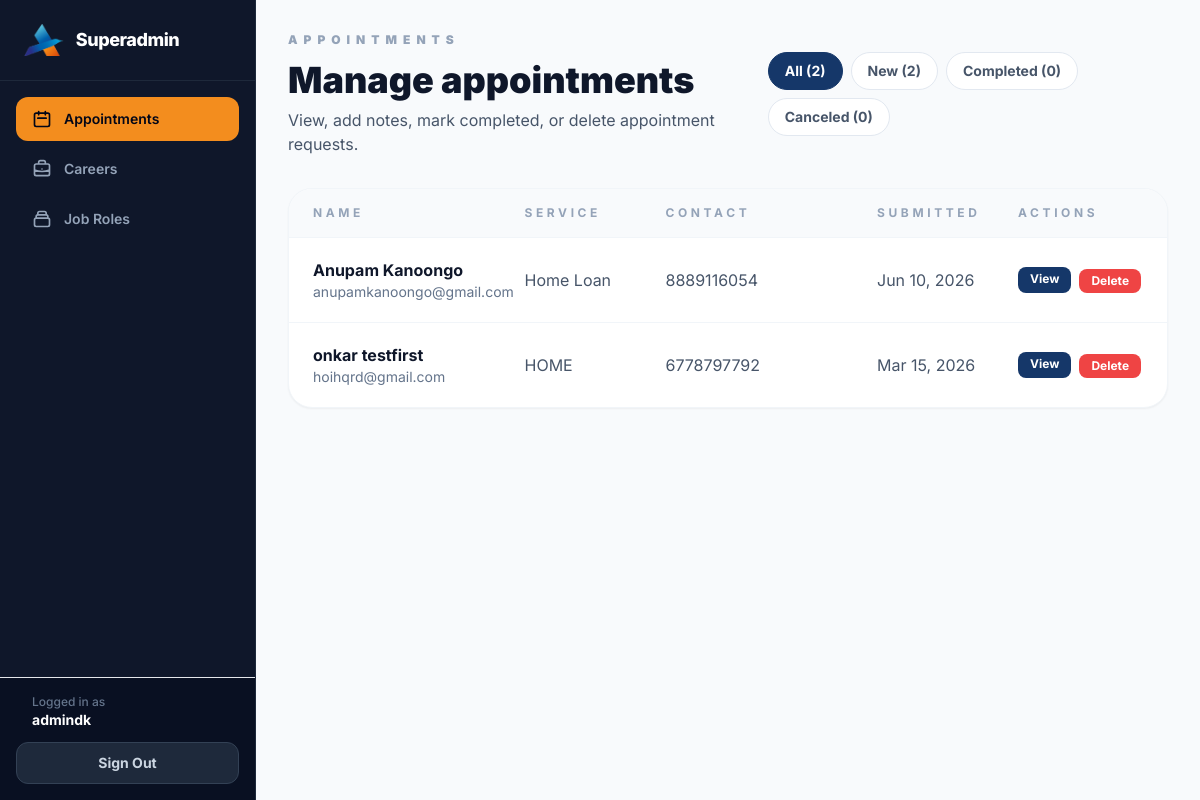
/superadmin/appointments/ (signed in), run on the app's committed database.
### leads/models.py (models this page shows, shortened)
class Appointment(models.Model):
    SERVICE_CHOICES = [
        ('WEALTH', 'Goal based Wealth creation solutions'),
        ('TERM', 'Term Insurance'),
        ('HEALTH', 'Health Insurance'),
        ('LOANS', 'Loans & Credit Solutions'),
        ('LEGACY', 'Legacy Planning'),
    ]
    full_name = models.CharField(max_length=100)
    email = models.EmailField()
    phone = models.CharField(max_length=15)
    service = models.CharField(max_length=50, choices=SERVICE_CHOICES)
    message = models.TextField(blank=True)
    STATUS_NEW = 'NEW'
    STATUS_COMPLETED = 'COMPLETED'
    STATUS_CANCELED = 'CANCELED'
    STATUS_CHOICES = [
        (STATUS_NEW, 'New'),
        (STATUS_COMPLETED, 'Completed'),
        (STATUS_CANCELED, 'Canceled'),
    ]
    status = models.CharField(max_length=12, choices=STATUS_CHOICES, default=STATUS_NEW)
    note = models.TextField(blank=True)
    reviewed_at = models.DateTimeField(blank=True, null=True)
    created_at = models.DateTimeField(auto_now_add=True) # Kab book kiya

### leads/views.py (the view)
# urls.py: path('superadmin/appointments/', views.appointments_list, name='appointments_list'),
@login_required(login_url='applications_login')
def appointments_list(request):
    status = request.GET.get('status', 'all')
    appointments = Appointment.objects.all().order_by('-created_at')
    if status != 'all':
        appointments = appointments.filter(status=status)
    status_counts = {
        'all': Appointment.objects.count(),
        Appointment.STATUS_NEW: Appointment.objects.filter(status=Appointment.STATUS_NEW).count(),
        Appointment.STATUS_COMPLETED: Appointment.objects.filter(status=Appointment.STATUS_COMPLETED).count(),
        Appointment.STATUS_CANCELED: Appointment.objects.filter(status=Appointment.STATUS_CANCELED).count(),
    }
    return render(request, 'leads/appointments_list.html', {'appointments': appointments, 'status': status, 'status_counts': status_counts})

### templates/leads/appointments_list.html
{% extends 'leads/superadmin_base.html' %}
{% block superadmin_content %}
<div class="flex items-center justify-between gap-6">
    <div>
        <p class="text-xs font-black uppercase tracking-[0.5em] text-slate-400">Appointments</p>
        <h1 class="text-3xl md:text-4xl font-black text-slate-900 mt-3">Manage appointments</h1>
        <p class="text-slate-600 mt-2">View, add notes, mark completed, or delete appointment requests.</p>
    </div>
    <div class="flex flex-wrap gap-2">
        <a href="?status=all" class="px-4 py-2 rounded-full text-sm font-bold border {% if status == 'all' %}bg-brand-navy text-white border-brand-navy{% else %}bg-white border-slate-200 text-slate-600{% endif %}">All ({{ status_counts.all }})</a>
        <a href="?status=NEW" class="px-4 py-2 rounded-full text-sm font-bold border {% if status == 'NEW' %}bg-brand-navy text-white border-brand-navy{% else %}bg-white border-slate-200 text-slate-600{% endif %}">New ({{ status_counts.NEW }})</a>
        <a href="?status=COMPLETED" class="px-4 py-2 rounded-full text-sm font-bold border {% if status == 'COMPLETED' %}bg-brand-navy text-white border-brand-navy{% else %}bg-white border-slate-200 text-slate-600{% endif %}">Completed ({{ status_counts.COMPLETED }})</a>
        <a href="?status=CANCELED" class="px-4 py-2 rounded-full text-sm font-bold border {% if status == 'CANCELED' %}bg-brand-navy text-white border-brand-navy{% else %}bg-white border-slate-200 text-slate-600{% endif %}">Canceled ({{ status_counts.CANCELED }})</a>
    </div>
</div>
<div class="mt-8 bg-white border border-slate-100 rounded-3xl shadow-sm overflow-hidden">
    <div class="grid grid-cols-12 gap-4 px-6 py-4 text-xs font-bold uppercase tracking-[0.3em] text-slate-400 bg-slate-50">
        <div class="col-span-3">Name</div>
        <div class="col-span-2">Service</div>
        <div class="col-span-3">Contact</div>
        <div class="col-span-2">Submitted</div>
        <div class="col-span-2">Actions</div>
    </div>
    {% if appointments %}
        {% for appt in appointments %}
        <div class="grid grid-cols-12 gap-4 px-6 py-5 border-t border-slate-100 hover:bg-slate-50 transition-all items-center">
            <a href="{% url 'appointment_detail' appt.pk %}" class="col-span-3 hover:text-brand-yellow">
                <div class="font-bold text-slate-900">{{ appt.full_name }}</div>
                <div class="text-sm text-slate-500">{{ appt.email }}</div>
            </a>
            <div class="col-span-2 text-slate-600">{{ appt.get_service_display }}</div>
            <div class="col-span-3 text-slate-600">{{ appt.phone }}</div>
            <div class="col-span-2 text-slate-600">{{ appt.created_at|date:"M d, Y" }}</div>
            <div class="col-span-2 flex gap-2">
                <a href="{% url 'appointment_detail' appt.pk %}" class="px-3 py-1 text-xs font-bold bg-brand-navy text-white rounded-lg hover:bg-brand-yellow transition-all">View</a>
                <form method="post" action="{% url 'appointment_delete' appt.pk %}" style="display:inline;" onsubmit="return confirm('Delete this appointment?');">{% csrf_token %}
                    <button type="submit" class="px-3 py-1 text-xs font-bold bg-red-500 text-white rounded-lg hover:bg-red-700 transition-all">Delete</button>
                </form>
            </div>
        </div>
        {% endfor %}
    {% else %}
        <div class="px-6 py-10 text-center text-slate-500">No appointments found.</div>
    {% endif %}
</div>
{% endblock %}

### templates/leads/superadmin_base.html (shortened to what this page needs)
{% load static %}
<!DOCTYPE html>
<html lang="en" class="h-full bg-slate-50">
<head>
    <script src="https://cdn.tailwindcss.com"></script>
</head>
<body class="h-full antialiased text-slate-900">
    <div class="flex h-full overflow-hidden">
        <aside class="hidden md:flex md:w-64 md:flex-col bg-slate-900 text-slate-300 border-r border-slate-800 justify-between shrink-0">
            <div>
                <div class="p-6 border-b border-slate-800">
                    <a href="{% url 'home' %}" class="flex items-center gap-3">
                        <img src="{% static 'images/logo-mark.png' %}" alt="Addwise Logo" class="h-8 w-auto">
                        <span class="font-extrabold text-white text-lg tracking-tight">Superadmin</span>
                    </a>
                </div>
                <nav class="p-4 space-y-1.5">
                    <a href="{% url 'appointments_list' %}" class="flex items-center gap-3 px-4 py-3 rounded-xl text-sm font-semibold transition-all {% if 'appointment' in request.path %}bg-brand-yellow text-slate-950 font-bold{% else %}text-slate-400 hover:bg-slate-800 hover:text-white{% endif %}">
                        <svg class="w-5 h-5" fill="none" stroke="currentColor" stroke-width="2" viewBox="0 0 24 24">
                            <path stroke-linecap="round" stroke-linejoin="round" d="M8 7V3m8 4V3m-9 8h10M5 21h14a2 2 0 002-2V7a2 2 0 00-2-2H5a2 2 0 00-2 2v12a2 2 0 002 2z"/>
                        </svg>
                        Appointments
                    </a>
                    <a href="{% url 'applications_list' %}" class="flex items-center gap-3 px-4 py-3 rounded-xl text-sm font-semibold transition-all {% if 'application' in request.path %}bg-brand-yellow text-slate-950 font-bold{% else %}text-slate-400 hover:bg-slate-800 hover:text-white{% endif %}">
                        Careers
                    </a>
                    <a href="{% url 'roles_list' %}" class="flex items-center gap-3 px-4 py-3 rounded-xl text-sm font-semibold transition-all {% if 'role' in request.path %}bg-brand-yellow text-slate-950 font-bold{% else %}text-slate-400 hover:bg-slate-800 hover:text-white{% endif %}">
                        <svg class="w-5 h-5" fill="none" stroke="currentColor" stroke-width="2" viewBox="0 0 24 24">
                            <path stroke-linecap="round" stroke-linejoin="round" d="M19 11H5m14 0a2 2 0 012 2v6a2 2 0 01-2 2H5a2 2 0 01-2-2v-6a2 2 0 012-2m14 0V9a2 2 0 00-2-2M5 11V9a2 2 0 012-2m0 0V5a2 2 0 012-2h6a2 2 0 012 2v2M7 7h10"/>
                        </svg>
                        Job Roles
                    </a>
                </nav>
            </div>
            <div class="p-4 border-t border-slate-850 bg-slate-950/40">
                <div class="px-4 mb-3">
                    <div class="text-xs text-slate-500 font-medium">Logged in as</div>
                    <div class="text-sm font-bold text-white truncate">{{ request.user.username }}</div>
                </div>
                <form method="post" action="{% url 'superadmin_logout' %}">
                    <button type="submit" class="w-full flex items-center justify-center gap-2 px-4 py-2.5 rounded-xl text-sm font-bold bg-slate-800 border border-slate-700 text-slate-300 hover:bg-red-950 hover:text-red-200 hover:border-red-900 transition-all">
                        Sign Out
                    </button>
                </form>
            </div>
        </aside>
        <div class="flex-1 flex flex-col overflow-hidden">
            <main class="flex-1 overflow-y-auto bg-slate-50 focus:outline-none p-4 md:p-8">
                {% block superadmin_content %}{% endblock %}
            </main>
        </div>
    </div>
</body>
</html>

### templates/leads/superadmin_base.html (style rules this page uses)
body { font-family: 'Inter', sans-serif; }

### data on the page
Appointment: full_name "Anupam Kanoongo", email "anupamkanoongo@gmail.com", service "Home Loan", phone "8889116054", created_at "Jun 10, 2026"
Appointment: full_name "onkar testfirst", email "hoihqrd@gmail.com", service "HOME", phone "6778797792", created_at "Mar 15, 2026"

### other printed values
{{ request.user.username }} "admindk"
{{ status_counts.all }} "2"
{{ status_counts.NEW }} "2"
{{ status_counts.COMPLETED }} "0"
{{ status_counts.CANCELED }} "0"
